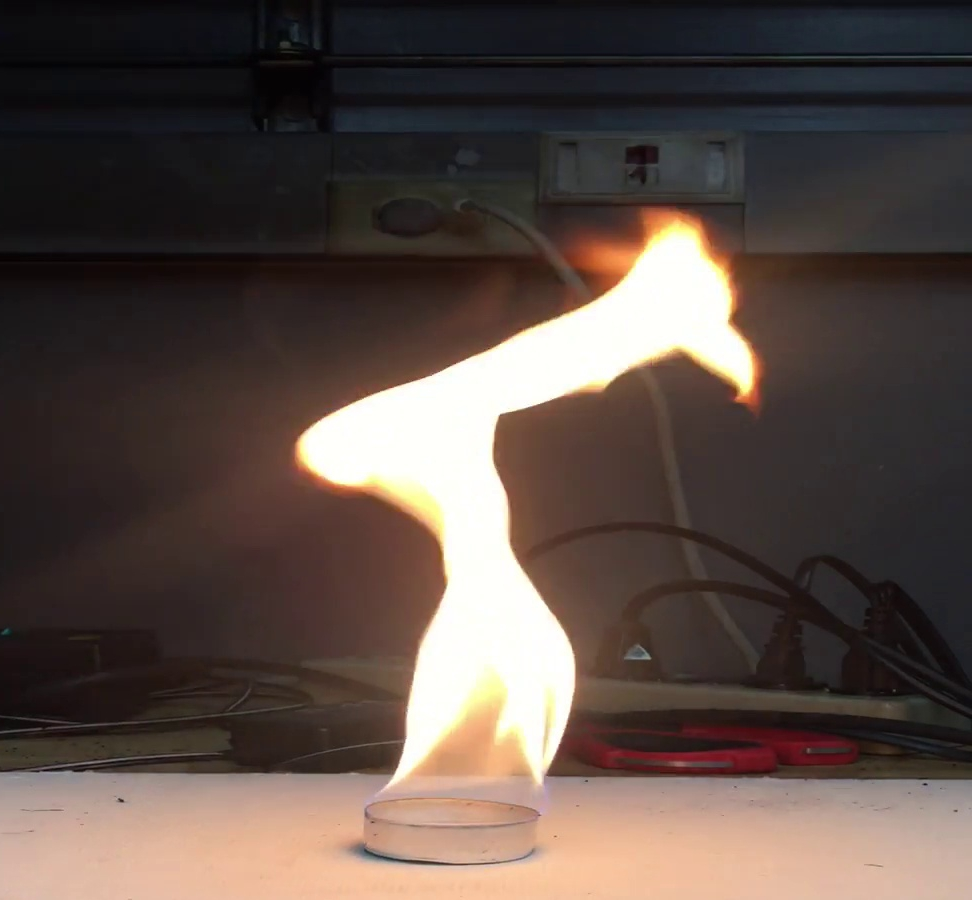
#> input picture VideoProecessing/frame1808.png, 972 x 900 px
$ python segmentation.py --input frame1808.png
#> lines starting #> are read from the running program, lines starting #| are printed output that depends on the picture; after the words box and inside, x2 and y2 are one past the last pixel; in counts of white or black regions, pixels touching at a corner belong together
from __future__ import print_function
import cv2 as cv
import numpy as np
import argparse
import random as rng

# python2 environment

rng.seed(12345)
parser = argparse.ArgumentParser(description='Code for Image Segmentation with Distance Transform and Watershed Algorithm.\
    Sample code showing how to segment overlapping objects using Laplacian filtering, \
    in addition to Watershed and Distance Transformation')
parser.add_argument('--input', help='Path to input image.', default='cards.png')
args = parser.parse_args()
src = cv.imread('frame1808.png')
#> src is the input picture: shape (900, 972, 3); mean B, G, R 70.9, 76.9, 90.7
if src is None:
    print('Could not open or find the image:', args.input)
    exit(0)
# Show source image
cv.imshow('Source Image', src)
src[np.all(src == 255, axis=2)] = 0
#> src: shape (900, 972, 3); 0.23% of pixels changed, all inside (x1, y1, x2, y2) = (313, 245, 739, 768)
# Show output image
cv.imshow('Black Background Image', src)
kernel = np.array([[1, 1, 1], [1, -8, 1], [1, 1, 1]], dtype=np.float32)
# do the laplacian filtering as it is
# well, we need to convert everything in something more deeper then CV_8U
# because the kernel has some negative values,
# and we can expect in general to have a Laplacian image with negative values
# BUT a 8bits unsigned int (the one we are working with) can contain values from 0 to 255
# so the possible negative number will be truncated
imgLaplacian = cv.filter2D(src, cv.CV_32F, kernel)
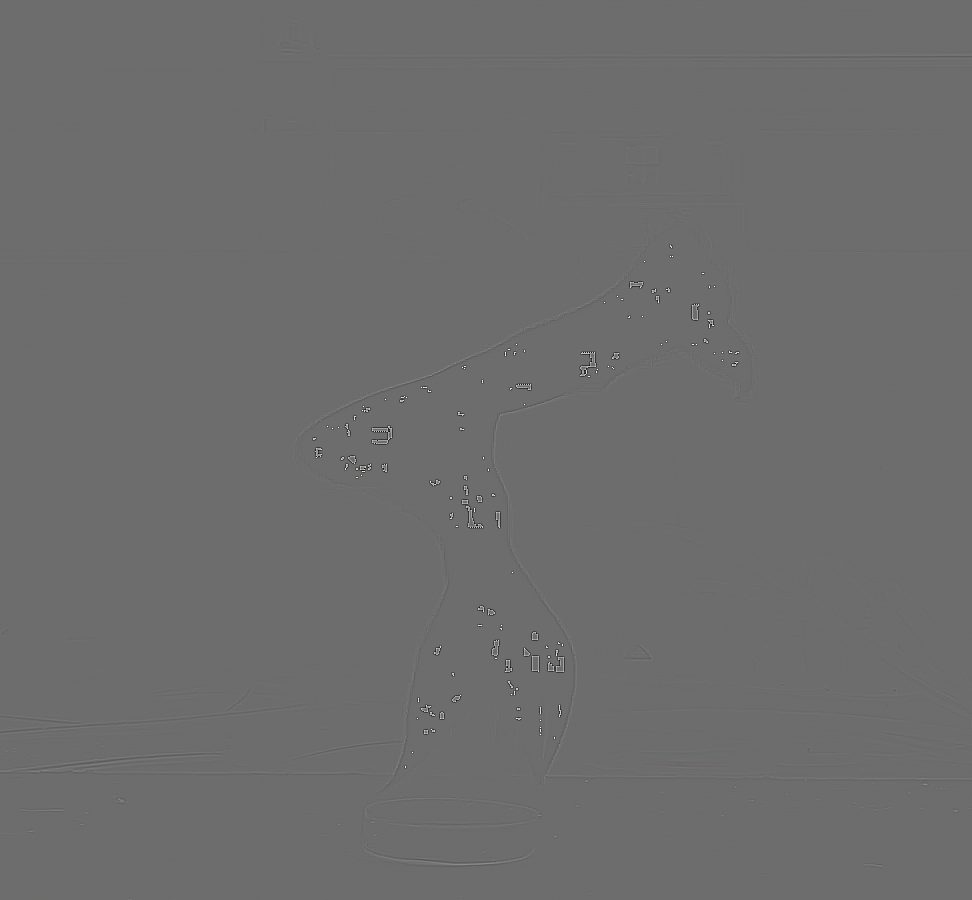
#> imgLaplacian: shape (900, 972, 3) float32; mean B, G, R 0, 0, 0; drawn with min black and max white
sharp = np.float32(src)
imgResult = sharp - imgLaplacian
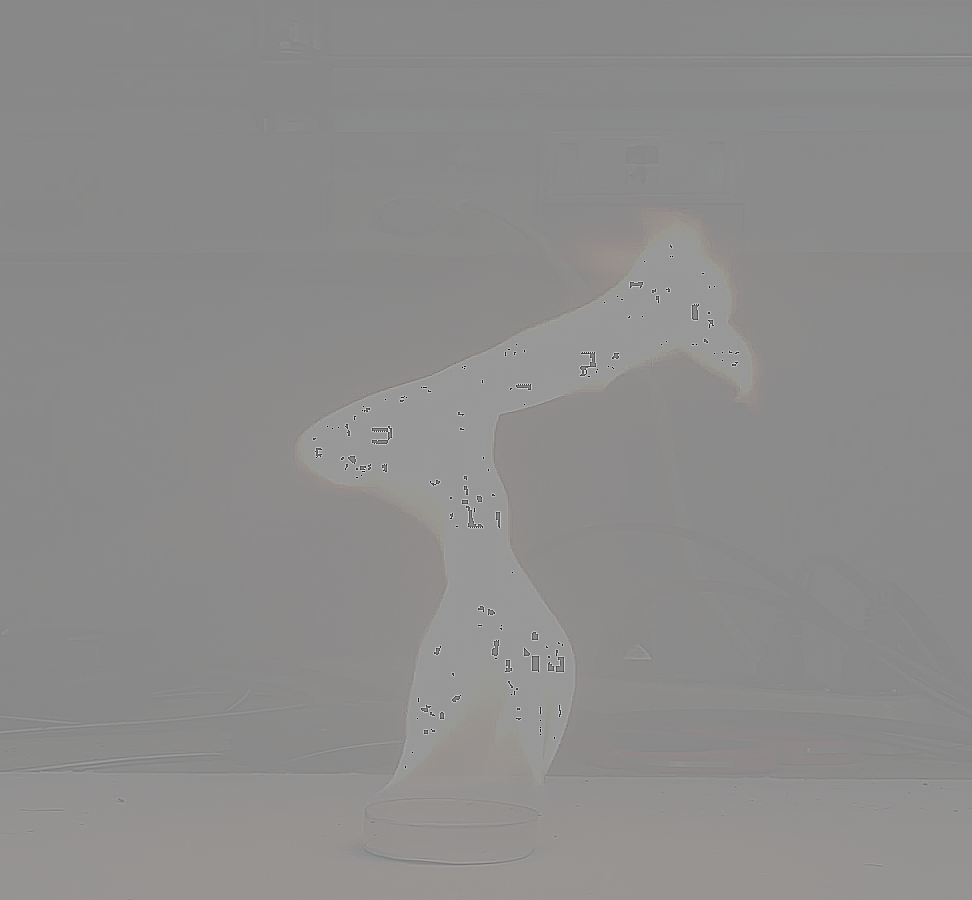
#> imgResult: shape (900, 972, 3) float32; mean B, G, R 70.3, 76.3, 90.2; drawn with min black and max white
# convert back to 8bits gray scale
imgResult = np.clip(imgResult, 0, 255)
imgResult = imgResult.astype('uint8')
imgLaplacian = np.clip(imgLaplacian, 0, 255)
imgLaplacian = np.uint8(imgLaplacian)
#cv.imshow('Laplace Filtered Image', imgLaplacian)
cv.imshow('New Sharped Image', imgResult)
bw = cv.cvtColor(imgResult, cv.COLOR_BGR2GRAY)
_, bw = cv.threshold(bw, 40, 255, cv.THRESH_BINARY | cv.THRESH_OTSU)
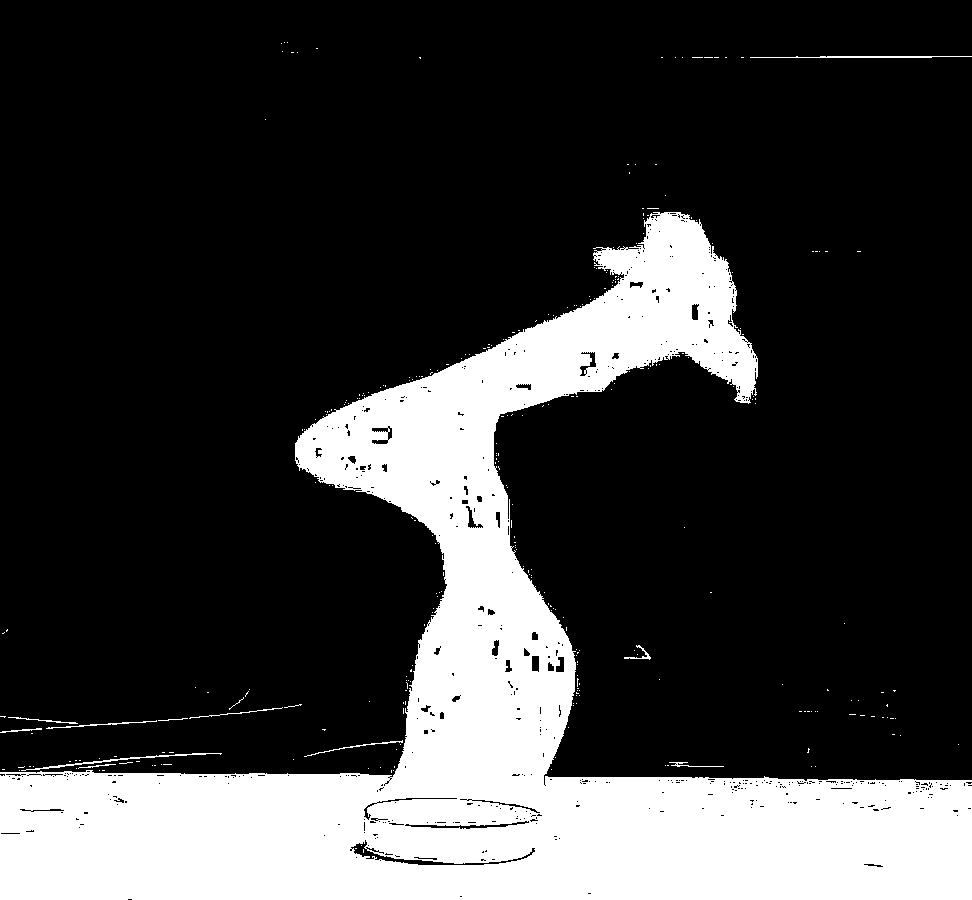
#> bw: shape (900, 972); 23.1% white; 297 white regions (285 under 20 px), largest, box (x1, y1, x2, y2) and area: (0, 212, 972, 900) 199975, (21, 753, 222, 771) 346, (750, 56, 972, 58) 335
cv.imshow('Binary Image', bw)
dist = cv.distanceTransform(bw, cv.DIST_L2, 3)
# Normalize the distance image for range = {0.0, 1.0}
# so we can visualize and threshold it
cv.normalize(dist, dist, 0, 1.0, cv.NORM_MINMAX)
# cv.imshow('Distance Transform Image', dist)
_, dist = cv.threshold(dist, 0.4, 1.0, cv.THRESH_BINARY)
#> dist: shape (900, 972) float32; values 0 (black) and 1 (white), 3.1% white; 5 white regions, box (x1, y1, x2, y2) and area: (0, 818, 352, 900) 14412, (598, 829, 843, 900) 10602, (908, 849, 972, 900) 2363, (469, 737, 483, 756) 107, (531, 894, 547, 900) 53
# Dilate a bit the dist image
kernel1 = np.ones((3,3), dtype=np.uint8)
dist = cv.dilate(dist, kernel1)
#> dist: shape (900, 972) float32; values 0 (black) and 1 (white), 3.3% white; 5 white regions, box (x1, y1, x2, y2) and area: (0, 817, 353, 900) 15151, (597, 828, 844, 900) 11134, (907, 848, 972, 900) 2506, (468, 736, 484, 757) 177, (530, 893, 548, 900) 83
# cv.imshow('Peaks', dist)
dist_8u = dist.astype('uint8')
#> dist_8u: shape (900, 972); values 0 (black) and 1 (white), 3.3% white; 5 white regions
# Find total markers
contours, _ = cv.findContours(dist_8u, cv.RETR_EXTERNAL, cv.CHAIN_APPROX_SIMPLE)
#> contours = 5 contours; box (x1, y1, x2, y2) and area: (0, 817, 353, 900) 14743, (597, 828, 844, 900) 10840, (907, 848, 972, 900) 2400, (468, 736, 484, 757) 150, (530, 893, 548, 900) 62
# Create the marker image for the watershed algorithm
markers = np.zeros(dist.shape, dtype=np.int32)
# Draw the foreground markers
for i in range(len(contours)):
    cv.drawContours(markers, contours, i, (i+1), -1)
#> this loop made 5 passes
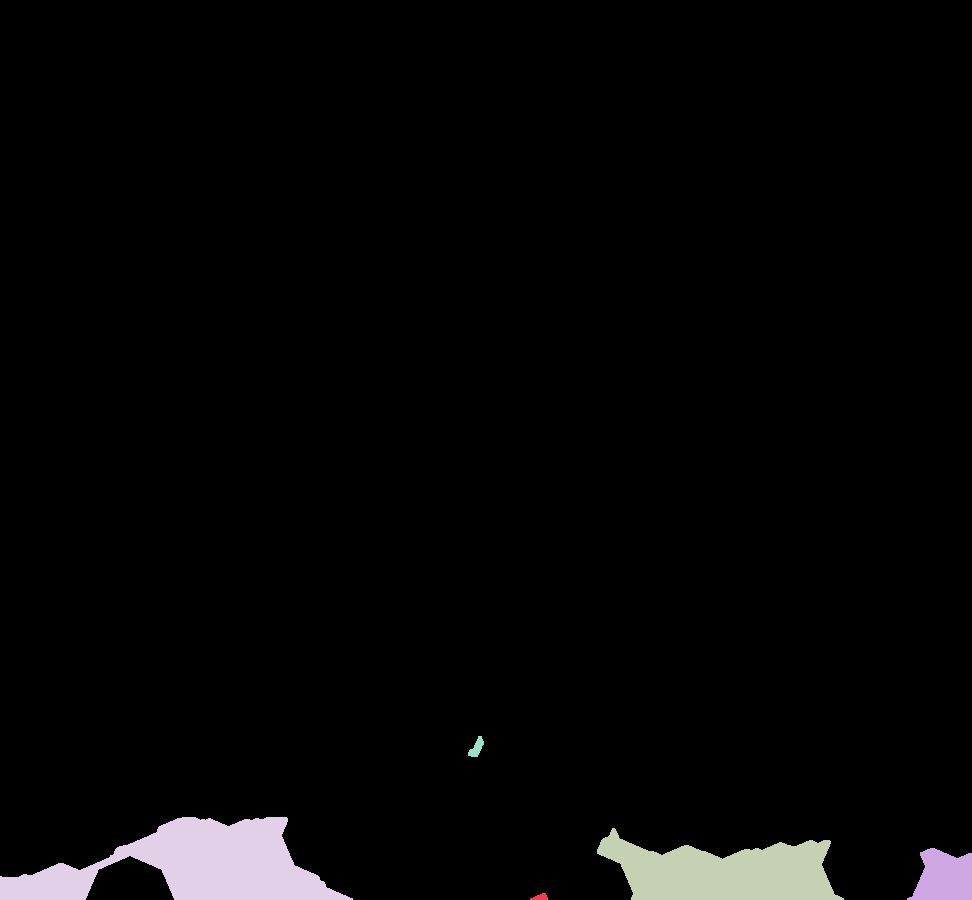
#> markers: shape (900, 972) int32; 6 distinct labels, from 0 to 5; one colour per label, 0 black
# Draw the background marker
cv.circle(markers, (5,5), 3, (255,255,255), -1)
#> markers: shape (900, 972) int32; 7 distinct labels, from 0 to 255

cv.watershed(imgResult, markers)
#mark = np.zeros(markers.shape, dtype=np.uint8)
mark = markers.astype('uint8')
mark = cv.bitwise_not(mark)
# uncomment this if you want to see how the mark
# image looks like at that point
#cv.imshow('Markers_v2', mark)
# Generate random colors
colors = []
for contour in contours:
    colors.append((rng.randint(0,256), rng.randint(0,256), rng.randint(0,256)))
#> after the loop, colors = [(213, 5, 152), (188, 99, 138), (223, 82, 191), (63, 221, 133), (89, 95, 181)]
# Create the result image
dst = np.zeros((markers.shape[0], markers.shape[1], 3), dtype=np.uint8)
# Fill labeled objects with random colors
for i in range(markers.shape[0]):
    for j in range(markers.shape[1]):
        index = markers[i,j]
        if index > 0 and index <= len(contours):
            dst[i,j,:] = colors[index-1]
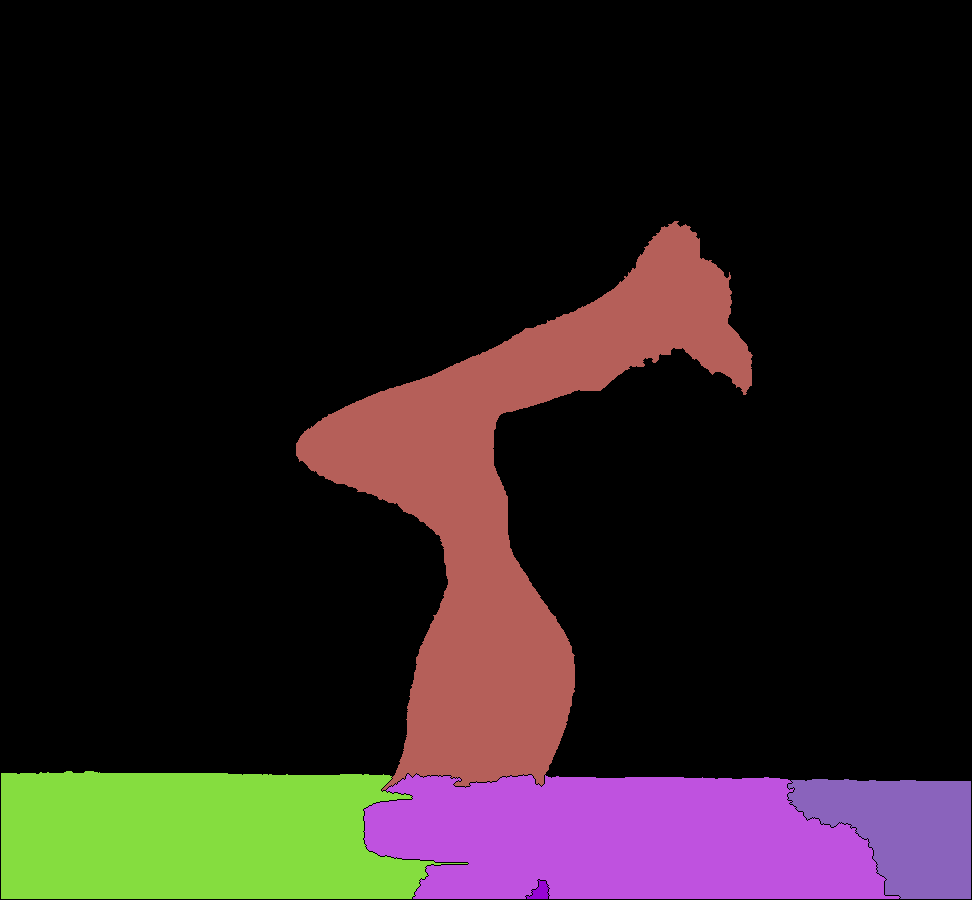
#> dst: shape (900, 972, 3); mean of channels 0, 1, 2 28.6, 27.7, 38.1; drawn as B, G, R
# Visualize the final image
# cv.imshow('Final Result', dst)
cv.waitKey()

$ run again, with VideoProecessing/frame1808.jpg saved as VideoProecessing/frame1808.png
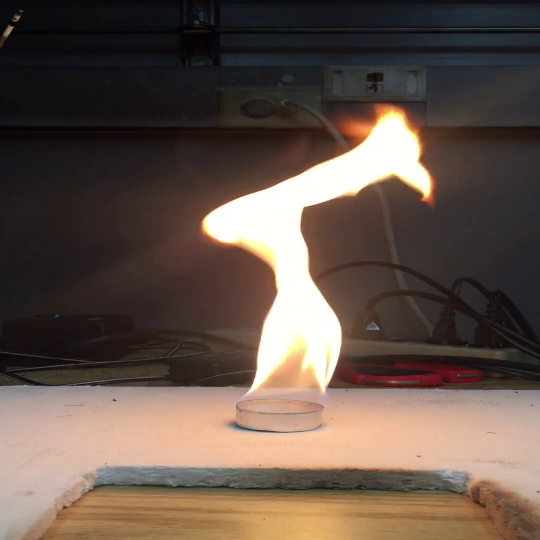
#> input picture VideoProecessing/frame1808.jpg, 1080 x 1080 px (shown at 1/2 size)
#> src is the input picture: shape (1080, 1080, 3); mean B, G, R 74.4, 83.8, 99.8
#> src: shape (1080, 1080, 3); 0.18% of pixels changed, all inside (x1, y1, x2, y2) = (421, 245, 847, 767)
#> dist_8u: shape (1080, 1080); values 0 (black) and 1 (white), 6% white; 9 white regions
#> contours = 9 contours; largest, box (x1, y1, x2, y2) and area: (0, 805, 516, 984) 38762, (599, 809, 972, 922) 17818, (501, 1033, 727, 1080) 5622, (1004, 834, 1080, 963) 5042, (0, 992, 82, 1080) 2427
#> the loop `for i in range(len(contours)):` made 9 passes
#> after the loop `for i in range(len(contours)):`:
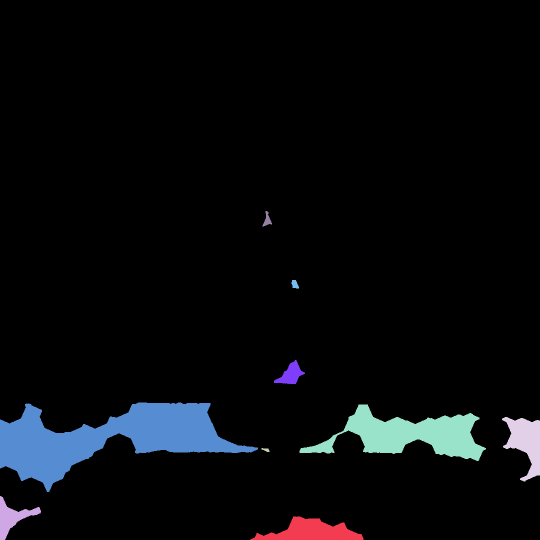
#> markers: shape (1080, 1080) int32 (shown at 1/2 size); 10 distinct labels, from 0 to 9; one colour per label, 0 black
#> the loop `for contour in contours:` made 9 passes
#> after the loop `for contour in contours:`: colors = [(213, 5, 152), (188, 99, 138), (223, 82, 191), (63, 221, 133), (89, 95, 181), (46, 211, 85), (75, 105, 39), (97, 174, 164), (12, 234, 173)]
#> after the loop `for i in range(markers.shape[0]):`:
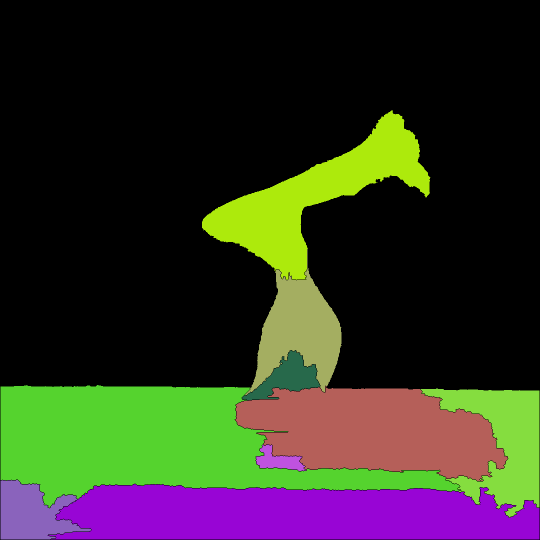
#> dst: shape (1080, 1080, 3) (shown at 1/2 size); mean of channels 0, 1, 2 33.7, 47.9, 47.4; drawn as B, G, R
